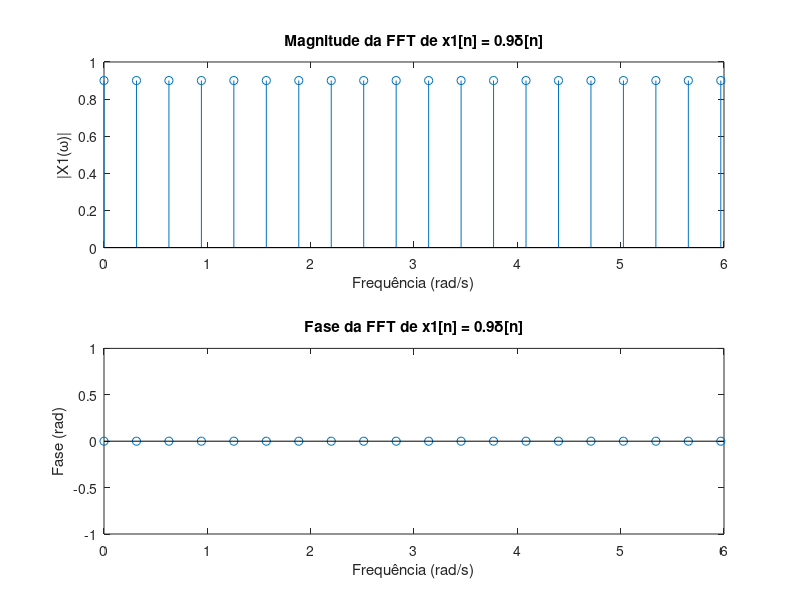

This figure's MATLAB source:
clc
clear
close all

n = 0:19;             % Vetor de tempo
x1 = zeros(size(n));  % Inicializa vetor com zeros
x1(1) = 0.9;          % Impulso em n=0 (índice 1 no MATLAB)

X1 = fft(x1);         % FFT do sinal
N = length(x1);
f = (0:N-1)*(2*pi/N); % Frequência em rad/s

% Plots
subplot(2,1,1)
stem(f, abs(X1))
xlabel('Frequência (rad/s)')
ylabel('|X1(\omega)|')
title('Magnitude da FFT de x1[n] = 0.9δ[n]')

subplot(2,1,2)
stem(f, angle(X1))
xlabel('Frequência (rad/s)')
ylabel('Fase (rad)')
title('Fase da FFT de x1[n] = 0.9δ[n]')


% A magnitude é constante em todas as frequências em 0.9.
% E a fase é zero.